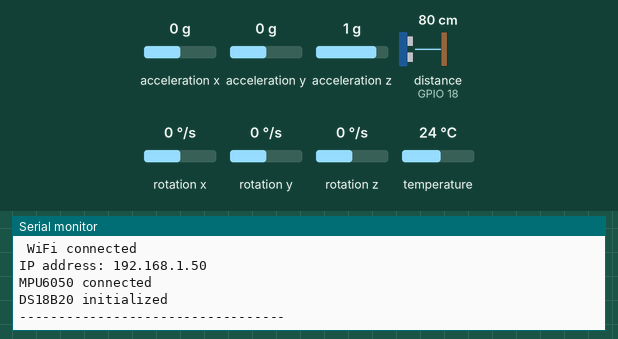
Bench run of a sketch on a simulated ESP32. On the bench: the last lines printed to the serial monitor. Wiring (from diagram.json): ultrasonic range finder: trigger GPIO 5; echo GPIO 18. Inputs (shaded band) come from the test bench; at power-on: acceleration x 0 g, distance to the obstacle (sensor on GPIO 18) 80 cm, temperature 24 °C, acceleration y 0 g, acceleration z 1 g, rotation x 0 °/s, rotation y 0 °/s, rotation z 0 °/s. The echo pulse lasts 58.3 µs per cm; WiFi joins after 1.5 s; servers stay silent unless stated; random numbers use the default seed unless the sketch sets one.

Above: at 3.7 s.
3.8 s: acceleration x set to -1.4 g
At 4.5 s:
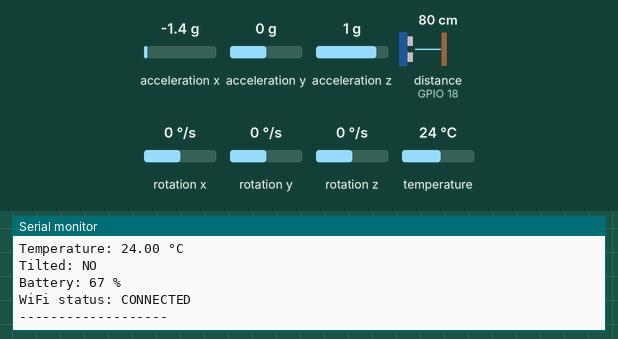
11.2 s: distance to the obstacle (sensor on GPIO 18) set to 2 cm
At 13.6 s:
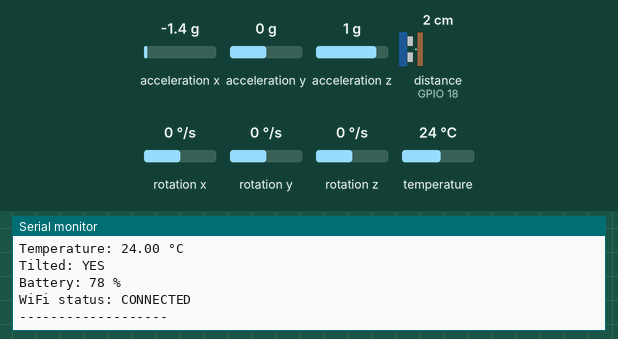
15.1 s: temperature set to 12 °C
At 17.1 s:
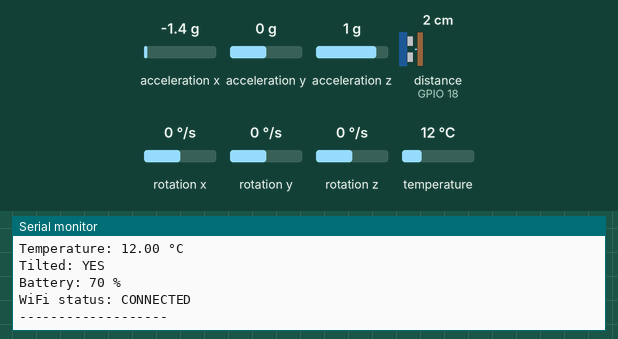
19.0 s: distance to the obstacle (sensor on GPIO 18) set to 4 cm
At 22.6 s:
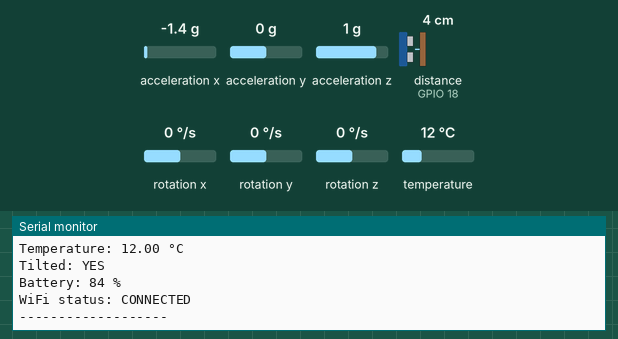
22.9 s: temperature set to 19 °C
At 25.1 s:
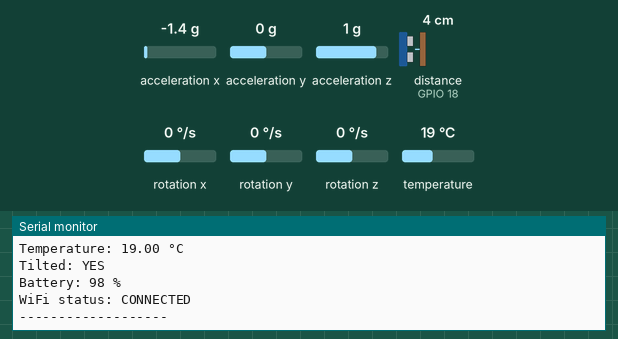
Timing chart, 0 to 26.6 s (numbered marks = the images above; inputs shaded):
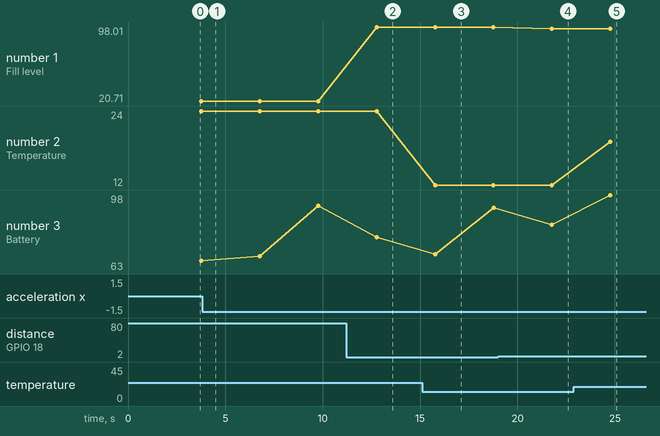

Measured:
- after the input at 11.2 s, the serial monitor: prints a new line after 1.6 s (image 2)
- after the input at 15.1 s, the serial monitor: prints a new line after 0.67 s (image 3)
- after the input at 19.0 s, the serial monitor: prints a new line after 2.8 s (image 4)
- after the input at 22.9 s, the serial monitor: prints a new line after 1.9 s (image 5)
- plotted number 1: 20.71 → 98.01 after the input at 11.2 s, 98.01 → 96.02 after the input at 19.0 s
- plotted number 2: 24 → 12 after the input at 15.1 s, 12 → 19 after the input at 22.9 s

The sketch:

sketch.ino
```cpp
#include <OneWire.h>
#include <DallasTemperature.h>
#include <Wire.h>
#include <MPU6050.h>
#include <WiFi.h>

/* ---------- WiFi ---------- */
const char* ssid = "Wokwi-GUEST";
const char* password = "";

/* ---------- DS18B20 ---------- */
#define TEMP_PIN 4
OneWire oneWire(TEMP_PIN);
DallasTemperature tempSensor(&oneWire);

/* ---------- HC-SR04 ---------- */
#define TRIG_PIN 5
#define ECHO_PIN 18

/* ---------- MPU6050 ---------- */
MPU6050 mpu;

/* ---------- CONTAINER ---------- */
const float containerHeightCm = 100.0;

/* ---------- SETTINGS ---------- */
const uint32_t READ_INTERVAL_MS = 3000;
uint32_t lastRead = 0;

/* ---------- ULTRASONIC ---------- */
float readDistanceCm() {
  digitalWrite(TRIG_PIN, LOW);
  delayMicroseconds(2);
  digitalWrite(TRIG_PIN, HIGH);
  delayMicroseconds(10);
  digitalWrite(TRIG_PIN, LOW);

  long duration = pulseIn(ECHO_PIN, HIGH, 30000);
  if (duration == 0) return -1;

  return duration * 0.034 / 2.0;
}

float readFillLevelPercent() {
  float distance = readDistanceCm();
  if (distance < 0) return -1;

  float fill = (containerHeightCm - distance) / containerHeightCm * 100.0;
  return constrain(fill, 0, 100);
}

/* ---------- MPU ---------- */
bool readTilted() {
  int16_t ax, ay, az;
  mpu.getAcceleration(&ax, &ay, &az);

  float fx = ax / 16384.0;
  float fy = ay / 16384.0;

  return (abs(fx) > 0.3 || abs(fy) > 0.3);
}

/* ---------- TEMPERATURE ---------- */
float readTemperature() {
  tempSensor.requestTemperatures();
  float temp = tempSensor.getTempCByIndex(0);

  if (temp == DEVICE_DISCONNECTED_C) {
    Serial.println("DS18B20 disconnected");
    return -100;
  }
  return temp;
}

/* ---------- SETUP ---------- */
void setup() {
  Serial.begin(115200);
  delay(1000);

  pinMode(TRIG_PIN, OUTPUT);
  pinMode(ECHO_PIN, INPUT);

  /* WiFi */
  WiFi.begin(ssid, password);
  Serial.print("Connecting to WiFi");

  while (WiFi.status() != WL_CONNECTED) {
    delay(500);
    Serial.print(".");
  }

  Serial.println("\n WiFi connected");
  Serial.print("IP address: ");
  Serial.println(WiFi.localIP());

  /* Sensors */
  Wire.begin(21, 22);
  mpu.initialize();
  tempSensor.begin();

  Serial.println(mpu.testConnection()
    ? "MPU6050 connected"
    : "MPU6050 NOT found");

  Serial.println("DS18B20 initialized");
  Serial.println("----------------------------------");
}

/* ---------- LOOP ---------- */
void loop() {
  if (millis() - lastRead >= READ_INTERVAL_MS) {
    lastRead = millis();

    float fill = readFillLevelPercent();
    float temperature = readTemperature();
    bool tilted = readTilted();
    int battery = random(60, 100); // емітація батареї

    if (fill < 0) fill = 0;
    if (temperature < -50) temperature = 0;

    Serial.println("\n--- SENSOR DATA ---");

    Serial.print("Fill level: ");
    Serial.print(fill);
    Serial.println(" %");

    Serial.print("Temperature: ");
    Serial.print(temperature);
    Serial.println(" °C");

    Serial.print("Tilted: ");
    Serial.println(tilted ? "YES" : "NO");

    Serial.print("Battery: ");
    Serial.print(battery);
    Serial.println(" %");

    Serial.print("WiFi status: ");
    Serial.println(WiFi.status() == WL_CONNECTED ? "CONNECTED" : "DISCONNECTED");

    Serial.println("-------------------");
  }
}
```
